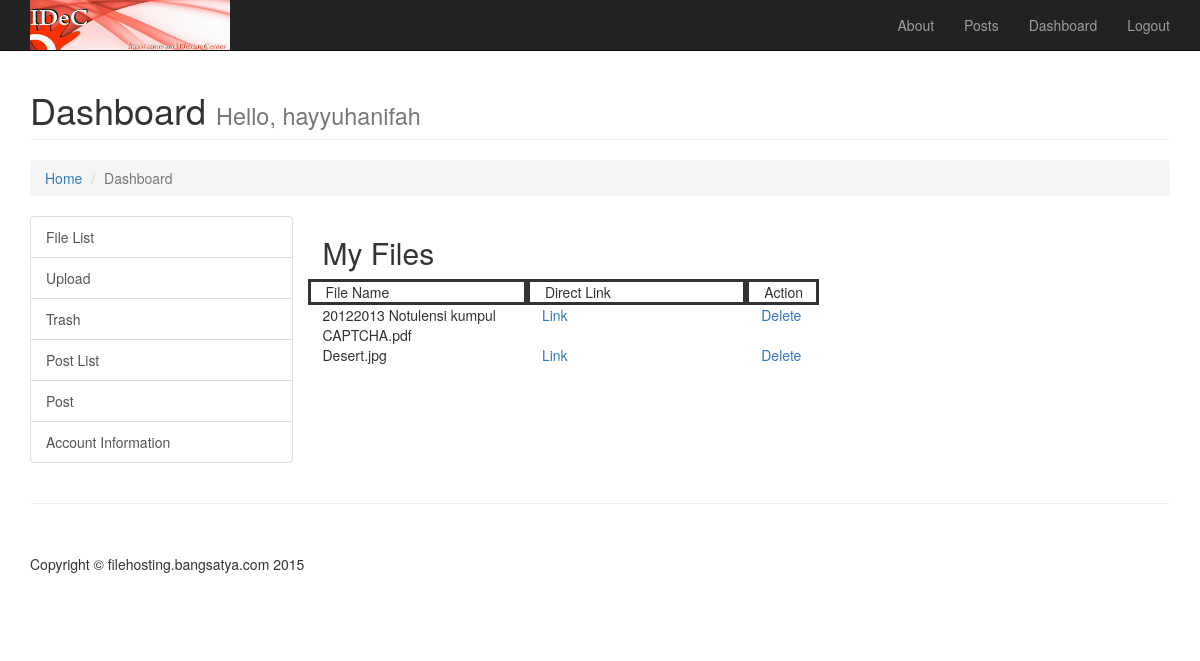
The page /dashboard.php (signed in) on the database its author committed.
### tables this page shows
CREATE TABLE `file` (
  `fileid` int(5) NOT NULL,
  `filename` text NOT NULL,
  `path` text NOT NULL,
  `status` int(1) NOT NULL,
  `username` varchar(20) NOT NULL
);

### bin/file.php (called while the page is built, shortened)
<?php
Class File{
	function getList($username,$status){
		$query = mysql_query("SELECT * from file WHERE username='$username' AND status='$status'");
		return $query;
	}
}
?>

### dashboard.php (the view, shortened to what this page needs)
<?php
	require_once("bin/file.php");
	if($_SESSION['username'] == ""){
		header("location: login.php");
	}else{
		$username = $_SESSION['username'];
	}
    include("template/header.php");
?>
    <div class="container">
        <div class="row">
            <div class="col-lg-12">
                <h1 class="page-header">Dashboard
                    <small>Hello, <?php echo $_SESSION['username']; ?></small>
                </h1>
                <ol class="breadcrumb">
                    <li><a href="index.php">Home</a>
                    </li>
                    <li class="active">Dashboard</li>
                </ol>
            </div>
        </div>
        <div class="row">
            <div class="col-md-3">
                <div class="list-group">
                    <a href="dashboard.php" class="list-group-item">File List</a>
					<a href="upload.php" class="list-group-item">Upload</a>
					<a href="trash.php" class="list-group-item">Trash</a>
                    <a href="postlist.php" class="list-group-item">Post List</a>
                    <a href="post.php" class="list-group-item">Post</a>
                    <a href="account.php" class="list-group-item">Account Information</a>
                </div>
            </div>
            <div class="col-md-9" id="content">
                <h2>My Files</h2>
                <?php
					$fileHandler = new File();
					$query = $fileHandler->getList($username,1);
					print '<div class="row">';
					print '<div class="col-md-3" style="border-style:solid;">File Name</div>';
					print '<div class="col-md-3" style="border-style:solid;">Direct Link</div>';
					print '<div class="col-md-1" style="border-style:solid;">Action</div>';
					print '</div>';
					while($data = mysql_fetch_array($query)){
						print '<div class="row">';
						print '<div class="col-md-3">'.$data['filename'].'</div>';
						print '<div class="col-md-3"><a href="files/'.$data['path'].'">Link</a></div>';
						print '<div class="col-md-3"><a href="bin/mfile.php?delete='.$data['fileid'].'">Delete</a></div>';
						print '</div>';
					}
				?>
            </div>
        </div>
        <hr>
        <footer>
            <div class="row">
                <div class="col-lg-12">
                    <p>Copyright &copy; filehosting.bangsatya.com 2015</p>
                </div>
            </div>
        </footer>
    </div>
</body>
</html>

### css/modern-business.css (style rules this page uses)
html, body { height: 100%; }
body { padding-top: 50px; }
footer { margin: 50px 0; }

### rows shown on the page
file: filename "20122013 Notulensi kumpul CAPTCHA.pdf"
file: filename "Desert.jpg"

### other values the page prints
$if_true "Dashboard Logout"
$_SESSION['username'] "hayyuhanifah"
